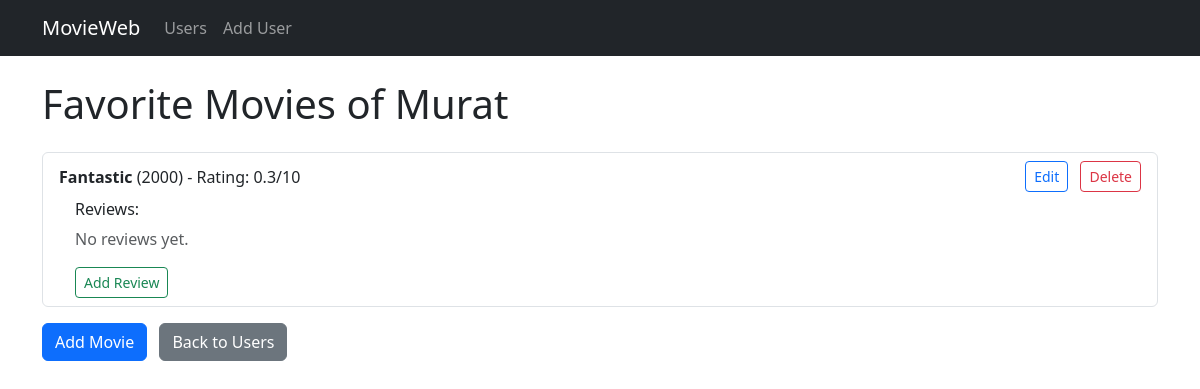
The page /users/4 on the database its author committed.
### datamanager/models.py (models this page shows)
class User(Base):
    __tablename__ = "users"
    id = Column(Integer, primary_key=True)
    name = Column(String(100), nullable=False)
    movies = relationship("Movie", back_populates="user")
    reviews = relationship("Review", back_populates="user")  # Neue Beziehung

class Movie(Base):
    __tablename__ = "movies"
    id = Column(Integer, primary_key=True)
    name = Column(String(100), nullable=False)
    director = Column(String(100), nullable=True)
    year = Column(Integer, nullable=True)
    rating = Column(Float, nullable=True)
    user_id = Column(Integer, ForeignKey("users.id"))
    user = relationship("User", back_populates="movies")
    reviews = relationship("Review", back_populates="movie")  # Neue Beziehung

### app.py (the view)
@app.route('/users/<int:user_id>')
def user_movies(user_id):
    user = get_user_or_404(user_id)
    movies = data_manager.get_user_movies(user_id)
    return render_template('user_movies.html', user=user, movies=movies, data_manager=data_manager)

### app.py (called while the page is built)
def get_user_or_404(user_id):
    user = data_manager.get_user_by_id(user_id)
    if not user:
        abort(404, description="User not found")
    return user

### datamanager/sqlite_data_manager.py (called while the page is built)
    def get_user_by_id(self, user_id):
        session = self.Session()
        try:
            user = session.query(User).filter_by(id=user_id).first()
            if user:
                return {"id": user.id, "name": user.name}
            return None
        finally:
            session.close()

    def get_user_movies(self, user_id):
        session = self.Session()
        try:
            user = session.query(User).filter_by(id=user_id).first()
            if not user:
                return []
            movies = [
                {
                    "id": movie.id,
                    "name": movie.name,
                    "director": movie.director,
                    "year": movie.year,
                    "rating": movie.rating,
                }
                for movie in user.movies
            ]
            return movies
        finally:
            session.close()

    def get_reviews_for_movie(self, movie_id):
        session = self.Session()
        try:
            reviews = (
                session.query(Review, User)
                .join(User, Review.user_id == User.id)
                .filter(Review.movie_id == movie_id)
                .all()
            )
            return [
                {
                    "review_text": review.review_text,
                    "rating": review.rating,
                    "username": user.name,
                }
                for review, user in reviews
            ]
        finally:
            session.close()

### templates/user_movies.html (shortened to what this page needs)
{% extends "base.html" %}
{% block content %}
<h1 class="mb-4">Favorite Movies of {{ user.name }}</h1>
{% if movies %}
  <ul class="list-group mb-3">
    {% for movie in movies %}
      <li class="list-group-item">
        <div class="d-flex justify-content-between align-items-center mb-2">
          <div>
            <strong>{{ movie.name }}</strong> ({{ movie.year }}) - Rating: {{ movie.rating }}/10
          </div>
          <div>
            <a href="{{ url_for('update_movie', user_id=user.id, movie_id=movie.id) }}"
               class="btn btn-sm btn-outline-primary me-2">Edit</a>
            <a href="{{ url_for('delete_movie', user_id=user.id, movie_id=movie.id) }}"
               class="btn btn-sm btn-outline-danger"
               onclick="return confirm('Are you sure you want to delete this movie?');">Delete</a>
          </div>
        </div>
        <div class="ms-3">
          <h6>Reviews:</h6>
          {% set reviews = data_manager.get_reviews_for_movie(movie.id) %}
          {% if reviews %}
            <ul class="list-unstyled">
              {% for review in reviews %}
                <li class="mb-2">
                  <strong>{{ review.username }}</strong> rated it {{ review.rating }}/10<br>
                  <em>{{ review.review_text }}</em>
                </li>
              {% endfor %}
            </ul>
          {% else %}
            <p class="text-muted">No reviews yet.</p>
          {% endif %}
          <a href="{{ url_for('add_review', user_id=user.id, movie_id=movie.id) }}"
             class="btn btn-sm btn-outline-success">Add Review</a>
        </div>
      </li>
    {% endfor %}
  </ul>
{% else %}
  <p>No movies found.</p>
{% endif %}
<a href="{{ url_for('add_movie', user_id=user.id) }}" class="btn btn-primary me-2">Add Movie</a>
<a href="{{ url_for('list_users') }}" class="btn btn-secondary">Back to Users</a>
{% endblock %}

### rows shown on the page
User: name "Murat"
Movie: name "Fantastic", year "2000", rating "0.3"
